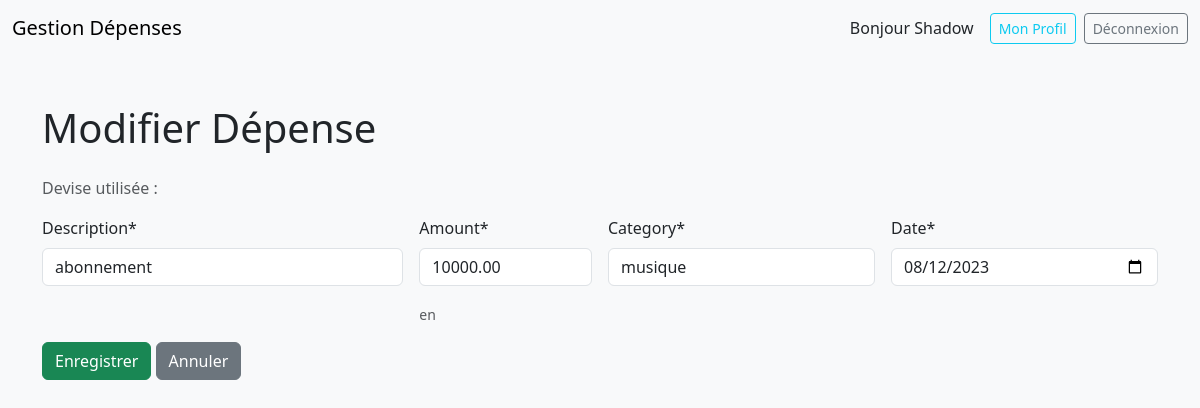
Page /edit/3/ (signed in) on the committed database.
### expenses/models.py (models this page shows, shortened)
class Expense(models.Model):
    user = models.ForeignKey(User, on_delete=models.CASCADE)  # 🔥 Ajouté pour lier la dépense à l'utilisateur
    description = models.CharField(max_length=200)
    amount = models.DecimalField(max_digits=8, decimal_places=2)
    category = models.CharField(max_length=50)  # ✨ Saisie libre ici
    date = models.DateField()

### expenses/views.py (the view)
# urls.py: path('edit/<int:pk>/', views.edit_expense, name='edit'),
@login_required
def edit_expense(request, pk):
    expense = get_object_or_404(Expense, pk=pk, user=request.user)
    if request.method == 'POST':
        form = ExpenseForm(request.POST, instance=expense)
        if form.is_valid():
            form.save()
            return redirect('expenses:index')
    else:
        form = ExpenseForm(instance=expense)
    context = {
        'form': form,
        'expense': expense,
        'filter_month': request.GET.get('month', '')
    }
    return render(request, 'expenses/edit.html', context)

### expenses/forms.py (shortened to what this page needs)
class ExpenseForm(forms.ModelForm):
    class Meta:
        model = Expense
        fields = ['description', 'amount', 'category', 'date']
        widgets = {
            'date': forms.DateInput(attrs={'type': 'date'}),
            'amount': forms.NumberInput(attrs={'min': '0', 'step': '0.01'}),
        }

### expenses/templates/expenses/edit.html (shortened to what this page needs)
{% extends 'expenses/base.html' %}
{% load crispy_forms_tags %}
{% block content %}
<h1 class="mb-4">Modifier Dépense</h1>
<p class="text-muted mb-3">Devise utilisée : <strong>{{ request.user.profile.currency }}</strong></p>
<form method="post" action="{% url 'expenses:edit' expense.pk %}" class="row g-3 mb-4">
  <div class="col-md-4">{{ form.description|as_crispy_field }}</div>
  <div class="col-md-2">
    {{ form.amount|as_crispy_field }}
    <small class="form-text text-muted">en {{ request.user.profile.currency }}</small>
  </div>
  <div class="col-md-3">{{ form.category|as_crispy_field }}</div>
  <div class="col-md-3">{{ form.date|as_crispy_field }}</div>
  <div class="col-12">
    <button type="submit" class="btn btn-success">Enregistrer</button>
    <a href="{% url 'expenses:index' %}" class="btn btn-secondary">Annuler</a>
  </div>
</form>
{% endblock %}

### expenses/templates/expenses/base.html (shortened to what this page needs)
<!DOCTYPE html>
<html lang="fr">
<head>
  <link
    href="https://cdn.jsdelivr.net/npm/bootstrap@5.3.0/dist/css/bootstrap.min.css"
    rel="stylesheet"
  >
</head>
<body class="bg-light">
  <nav class="navbar navbar-expand-lg navbar-light bg-light mb-4">
    <div class="container-fluid">
      <a class="navbar-brand" href="{% url 'expenses:index' %}">
        Gestion Dépenses
      </a>
      <div class="d-flex align-items-center">
        {% if user.is_authenticated %}
          <span class="me-3">Bonjour {{ user.username }}</span>
          <a
            href="{% url 'expenses:profile' %}"
            class="btn btn-outline-info btn-sm me-2"
          >
            Mon Profil
          </a>
          <form method="post"
                action="{% url 'logout' %}"
                style="display:inline">
            <button type="submit"
                    class="btn btn-outline-secondary btn-sm">
              Déconnexion
            </button>
          </form>
        {% endif %}
      </div>
    </div>
  </nav>
  <div class="container py-4">
    {% block content %}{% endblock %}
  </div>
</body>
</html>

### rows in the picture
Expense: description "abonnement", amount "10000.00", category "musique", date "08/12/2023"

### other values in the picture
{{ user.username }} "Shadow"
